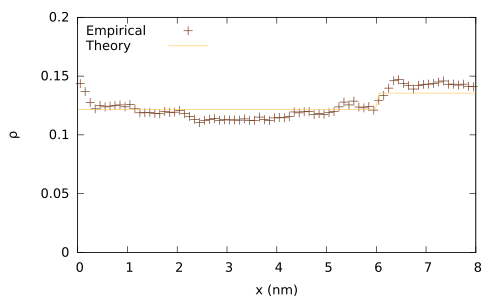

This figure's gnuplot source:
#!/usr/bin/gnuplot
set term pdfcairo enhanced linewidth 1.75 font ",14" #size 10in,4.5in
set output "pos_compare_250.pdf" 

set style line 1 lt 1 pt 1 lc rgb "#081d58"
set style line 2 lt 1 pt 1 lc rgb "#253494"
set style line 3 lt 1 pt 4 lc rgb "#225ea8"
set style line 4 lt 1 pt 4 lc rgb "#1d91c0"
set style line 5 lt 1 pt 6 lc rgb "#41b6c4"
set style line 6 lt 1 pt 6 lc rgb "#7fcdbb"
set style line 7 lt 1 pt 8 lc rgb "#c7e9b4"
set style line 8 lt 1 pt 8 lc rgb "#edf8b1"
set style line 9 lt 1 pt 3 lc rgb "#ffffd9"
set style line 10 lt 1 pt 1 lc rgb "#662506"
set style line 11 lt 1 pt 1 lc rgb "#993404"
set style line 12 lt 1 pt 4 lc rgb "#cc4c02"
set style line 13 lt 1 pt 4 lc rgb "#ec7014"
set style line 14 lt 1 pt 6 lc rgb "#fe9929"
set style line 15 lt 1 pt 6 lc rgb "#fec44f"
set style line 16 lt 1 pt 8 lc rgb "#fee391"
set style line 17 lt 1 pt 8 lc rgb "#fff7bc"
set style line 18 lt 1 pt 3 lc rgb "#ffffe5"

set xlabel "x (nm)"
set ylabel "{/Symbol r}"

set key left Left

unset x2tics 
unset y2tics

#set arrow 1 from 6.,graph(0,0) to 6.,graph(1,1) lt 0 lw 1.25 lc rgb "black" nohead 

sign(x) = x==0 ? 0 : x/abs(x)

V(x) = x<6. ? 40.*(6.-x)/6. : 40.*(x-6.)/2.
F(x) = x<6. ? 40./6. : -40./2.
rho(x,y) = 1/8. - 1/(8.*y)*F(x) + 1/(8.*y**2)*(F(x)**2-40.**2/(2.*6.))
rho_det(x,y) = 1/8. - 0.3/(8.*y)*F(x) + 0.3**2/(8.*y**2)*(F(x)**2-40.**2/(2.*6.))  

shift(x) = x<0 ? shift(x+8) : (x>8 ? shift(x-8) : x)



plot [0:8][0.:0.2] \
      "Data/pos_distr_F=250_attached.dat" u (shift($1+6)):($2*10) title "Empirical" w points ls 10 \
      , rho(x,250) title "Theory" ls 15
